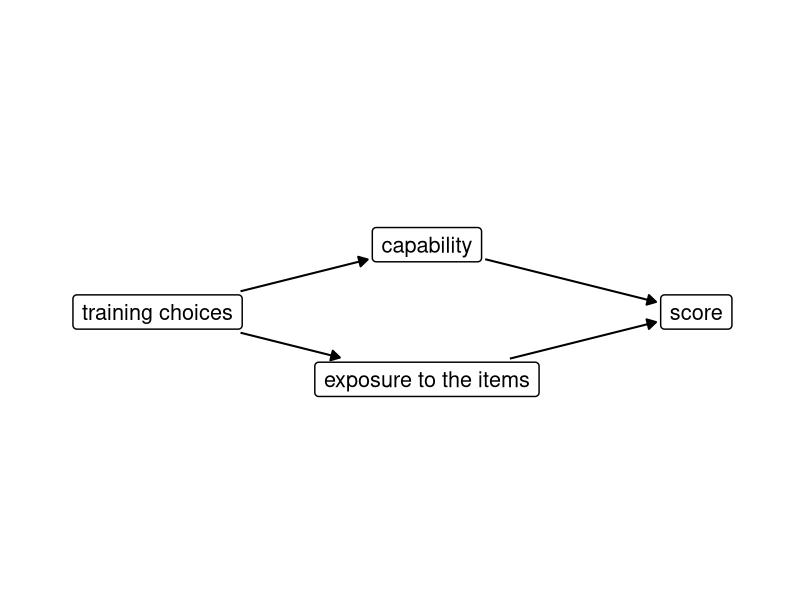
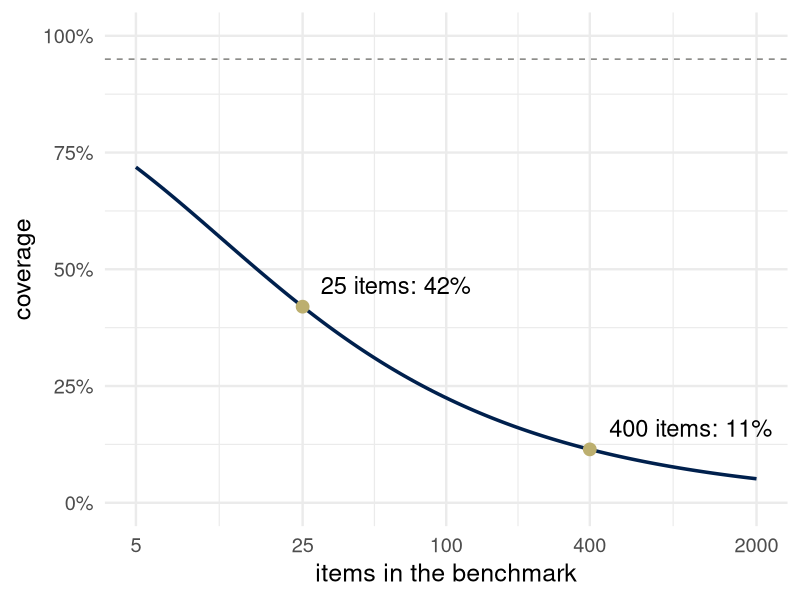
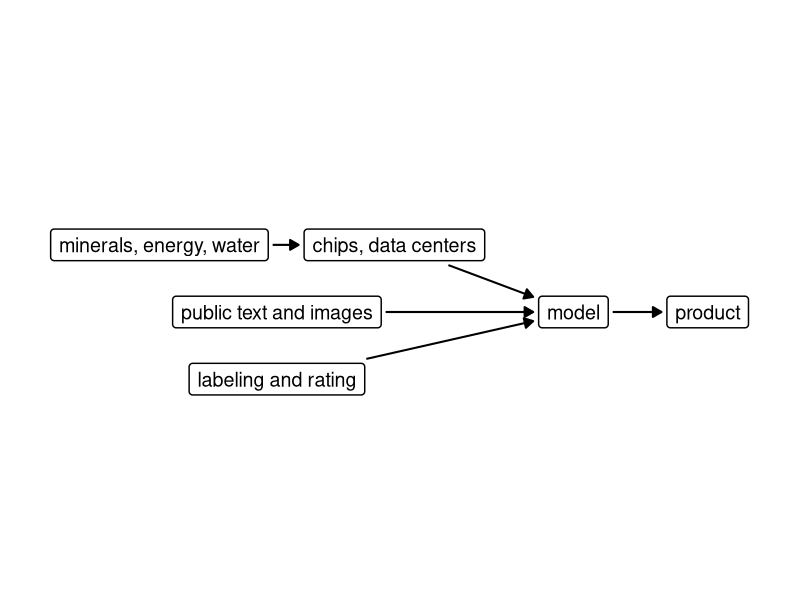

R code for these plots, in order:
## ---- chunk 1
library(ggplot2)
library(dplyr)
theme_set(theme_minimal(base_size = 18))
set.seed(313)
# cividis: navy, slate, gray, khaki, gold, yellow (viridisLite::cividis(9)[c(1, 3, 5, 6, 7, 9)])
navy <- "#00204D"; slate <- "#414D6B"; cgray <- "#7C7B78"; khaki <- "#9B9477"; gold <- "#BCAF6F"; yellow <- "#FFEA46"
two <- c(navy, gold)               # the two groups, wherever there are two

# Causal graphs. Nodes are letters in circles, or words in boxes (boxes = TRUE).
# A node's size is fixed on the page, in inches, while the figure's size decides how
# many inches a data unit is. draw_dag measures both on the graphics device open when it
# is called (in a rendered document, the chunk's figure) and stops every arrow `gap`
# inches short of the two nodes it joins. Arrows listed in `dashed` are dashed; arrows
# listed in `highlight` are gold. One panel per value of `panel`. (From weeks 3 to 5.)
draw_dag <- function(nodes, edges, dashed = character(0), highlight = character(0), boxes = FALSE,
                     text_size = 7, xlim = c(-0.5, 2.5), ylim = c(-0.4, 1.4), strip_size = 18,
                     gap = 0.05) {
  if (!"panel" %in% names(nodes)) { nodes$panel <- ""; edges$panel <- "" }
  pad <- unit(0.35, "lines"); border <- 0.5; dot <- 16; stroke <- 0.8; lw <- c(black = 0.7, gold = 1.5)
  p <- ggplot() +
    facet_wrap(~ panel, nrow = 1) +
    coord_fixed(xlim = xlim, ylim = ylim) +
    theme_void() +
    theme(strip.text = element_text(size = strip_size), panel.spacing = unit(1.5, "lines"))
  p <- if (boxes) {
    p + geom_label(data = nodes, aes(x, y, label = name), size = text_size, label.size = border,
                   label.padding = pad)
  } else {
    p + geom_point(data = nodes, aes(x, y), size = dot, shape = 21, fill = "white", stroke = stroke) +
      geom_text(data = nodes, aes(x, y, label = name), size = text_size, parse = TRUE)
  }
  inch <- function(u, f) f(u, "in", valueOnly = TRUE)
  g <- ggplotGrob(p)
  pp <- ggplot_build(p)$layout$panel_params[[1]]
  per_unit <- min((dev.size("in")[1] - sum(inch(g$widths, grid::convertWidth))) /
                    (length(unique(nodes$panel)) * diff(pp$x.range)),
                  (dev.size("in")[2] - sum(inch(g$heights, grid::convertHeight))) / diff(pp$y.range))
  if (boxes) {
    text <- lapply(as.character(nodes$name), grid::textGrob, gp = grid::gpar(fontsize = text_size * .pt))
    nodes$hw <- (sapply(text, \(t) inch(grid::grobWidth(t), grid::convertWidth)) / 2 +
                   inch(pad, grid::convertWidth) + border * .pt / 96 / 2) / per_unit
    nodes$hh <- (sapply(text, \(t) inch(grid::grobHeight(t), grid::convertHeight)) / 2 +
                   inch(pad, grid::convertHeight) + border * .pt / 96 / 2) / per_unit
  } else {
    nodes$hw <- nodes$hh <- (0.375 * (dot * .pt + stroke * .stroke / 2) / 72 +
                               stroke * .stroke / 2 / 96 / 2) / per_unit
  }
  e <- edges |>
    left_join(nodes, by = c("panel", "from" = "name")) |>
    rename(x0 = x, y0 = y, hw0 = hw, hh0 = hh) |>
    left_join(nodes, by = c("panel", "to" = "name")) |>
    mutate(dx = x - x0, dy = y - y0, len = sqrt(dx^2 + dy^2), ux = dx / len, uy = dy / len,
           col = ifelse(paste(from, to) %in% highlight, "#BCAF6F", "black"),
           style = ifelse(paste(from, to) %in% dashed, "dashed", "solid"),
           g0 = gap / per_unit,
           g1 = (gap + ifelse(col == "black", lw[["black"]], lw[["gold"]]) * .pt / 96 / 2) / per_unit,
           s0 = if (boxes) pmin((hw0 + g0) / pmax(abs(ux), 1e-9), (hh0 + g0) / pmax(abs(uy), 1e-9)) else hw0 + g0,
           s1 = if (boxes) pmin((hw + g1) / pmax(abs(ux), 1e-9), (hh + g1) / pmax(abs(uy), 1e-9)) else hw + g1,
           xs = x0 + s0 * ux, ys = y0 + s0 * uy, xe = x - s1 * ux, ye = y - s1 * uy)
  p + geom_segment(data = e, aes(x = xs, y = ys, xend = xe, yend = ye, linetype = style, color = col),
                   arrow = arrow(length = unit(0.25, "cm"), type = "closed"),
                   linewidth = ifelse(e$col == "black", lw[["black"]], lw[["gold"]]), show.legend = FALSE) +
    scale_linetype_identity() + scale_color_identity()
}

# Numbers used on the slides, each checked where it is computed.
# Hidden error: Var(score) = sigma^2/n + tau^2; the naive standard error is sigma/sqrt(n).
# r = naive SE / true SE; a naive 95% interval covers with probability 2 pnorm(1.96 r) - 1.
cover <- function(n, ratio) { r <- sqrt((1 / n) / (1 / n + ratio)); 2 * pnorm(1.96 * r) - 1 }
ratio <- 0.462                     # tau^2 / sigma^2, chosen so that coverage at 25 items is 42%
# Best of K: the expected largest of K independent standard normals.
m_K <- function(K) integrate(function(x) x * K * dnorm(x) * pnorm(x)^(K - 1), -Inf, Inf)$value
stopifnot(abs(cover(25, ratio) - 0.42) < 0.005, abs(cover(400, ratio) - 0.114) < 0.005,
          abs(2 * pnorm(1.96 / 2) - 1 - 0.673) < 0.001,
          all(abs(sapply(c(2, 10, 27, 50), m_K) - c(0.564, 1.539, 1.998, 2.249)) < 0.002),
          abs(sqrt(2 * 0.8 * 0.2 / 1200) - 0.0163) < 1e-4,          # SE of a difference of two proportions
          abs(0.08 / sqrt(2 * 0.8 * 0.2 / 1200) - 4.9) < 0.05,
          abs((9 * 12 + 1 * 1) / 10 - 10.9) < 1e-9, abs((9 * 12 + 91 * 1) / 100 - 1.99) < 1e-9)
## ---- chunk 2
sc <- data.frame(name = c("training choices", "capability", "exposure to the items", "score"),
                 x = c(0, 2, 2, 4), y = c(0.5, 1, 0, 0.5))
draw_dag(sc, data.frame(from = c("training choices", "training choices", "capability", "exposure to the items"),
                        to = c("capability", "exposure to the items", "score", "score")),
         boxes = TRUE, text_size = 5.5, xlim = c(-0.9, 4.5), ylim = c(-0.3, 1.3))
## ---- chunk 3
cv <- data.frame(n = 10^seq(log10(5), log10(2000), length.out = 200)) |> mutate(coverage = cover(n, ratio))
pts <- data.frame(n = c(25, 400)) |>
  mutate(coverage = cover(n, ratio), label = sprintf("%d items: %.0f%%", n, 100 * coverage))
ggplot(cv, aes(n, coverage)) +
  geom_hline(yintercept = 0.95, linetype = "dashed", color = cgray) +
  geom_line(color = navy, linewidth = 1.2) +
  geom_point(data = pts, color = gold, size = 4) +
  geom_text(data = pts, aes(label = label), hjust = -0.12, vjust = -0.7, size = 6) +
  scale_x_log10(breaks = c(5, 25, 100, 400, 2000)) +
  scale_y_continuous(labels = scales::percent, limits = c(0, 1)) +
  labs(x = "items in the benchmark", y = "coverage")
## ---- chunk 4
ch <- data.frame(name = c("minerals, energy, water", "chips, data centers", "public text and images",
                          "labeling and rating", "model", "product"),
                 x = c(0, 2.1, 1.05, 1.05, 3.7, 4.9), y = c(1.2, 1.2, 0.6, 0, 0.6, 0.6))
draw_dag(ch, data.frame(from = c("minerals, energy, water", "chips, data centers", "public text and images",
                                 "labeling and rating", "model"),
                        to = c("chips, data centers", "model", "model", "model", "product")),
         boxes = TRUE, text_size = 5, xlim = c(-1.1, 5.4), ylim = c(-0.3, 1.5))
